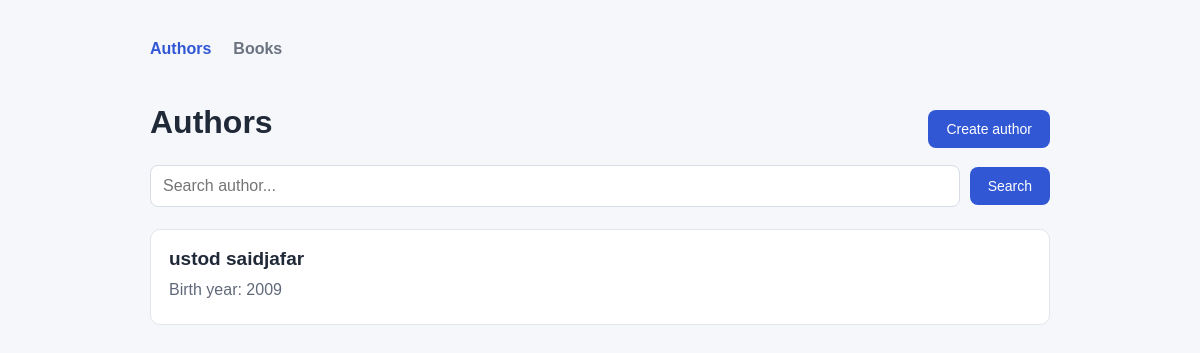
Before: / with the older database file.
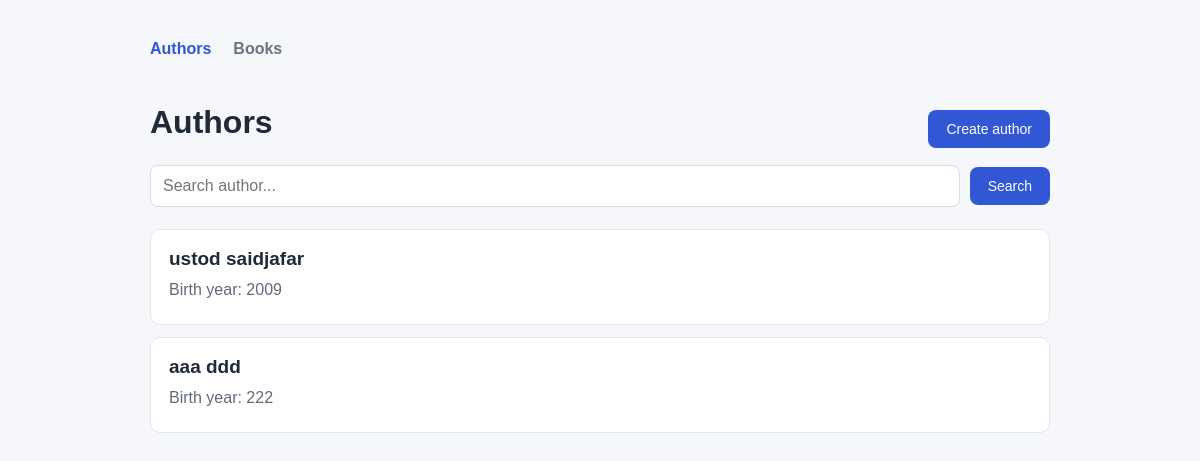
After: the same page with the newer database file.
### myapp/models.py (models this page shows, shortened)
class Author(models.Model):
    name = models.CharField(max_length=50)
    last_name = models.CharField(max_length=50)
    b_date = models.IntegerField()

### myapp/views.py (the view)
# urls.py: path('', views.show, name='author_author'),
def show(request):
    author = Author.objects.all()
    search = request.GET.get('search','')
    if search:
        author = author.filter(
            Q(name__icontains=search) |
            Q(last_name__icontains=search)
        )
    return render(request,'author.html',{'author' : author,'search' : search})

### myapp/templates/author.html (shortened to what this page needs)
{% load static %}
<!DOCTYPE html>
<html lang="en">
<head>
    <link rel="stylesheet" href="{% static 'style.css' %}">
</head>
<body>
    <main class="container">
        <nav>
            <a class="active" href="{% url 'author_author' %}">Authors</a>
            <a href="{% url 'book_book' %}">Books</a>
        </nav>
        <div class="top">
            <h1>Authors</h1>
            <a class="button" href="{% url 'create' %}">Create author</a>
        </div>
        <form class="search" method="get">
            <input type="text" name="search" value="{{ search }}" placeholder="Search author...">
            <button type="submit">Search</button>
        </form>
        <div class="list">
            {% for aut in author %}
                <div class="card">
                    <div>
                        <h2>{{ aut.name }} {{ aut.last_name }}</h2>
                        <p>Birth year: {{ aut.b_date }}</p>
                    </div>
                </div>
            {% empty %}
                <p class="empty">Author not found.</p>
            {% endfor %}
        </div>
    </main>
</body>
</html>

Changed rows visible on the page:
added Author: name "aaa", last_name "ddd", b_date "222"
